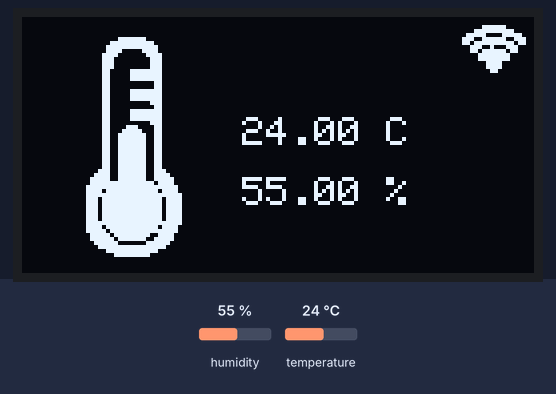
Simulated run of this sketch. Board: ESP32. Parts: 128×64 one-colour display. The inputs (shaded band) are chosen by the test bench; at power-on: humidity 55 %, temperature 24 °C. WiFi joins after 1.5 s; servers stay silent unless stated; what the sketch prints to the serial monitor is not drawn.

Above: at 9.3 s.
9.4 s: humidity set to 22 %
At 11.6 s:
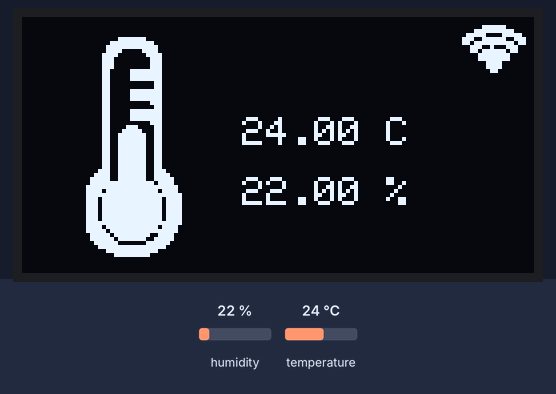
12.0 s: temperature set to 12 °C
At 13.0 s:
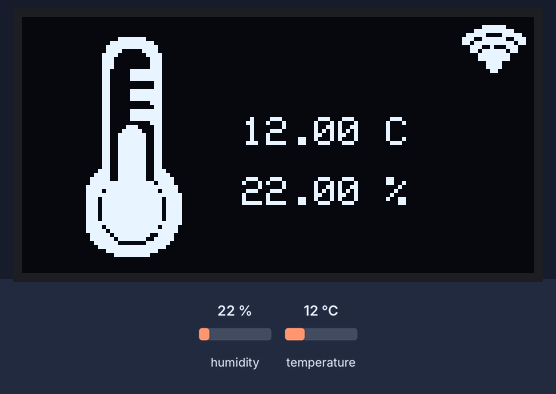
14.6 s: humidity set to 40 %
At 17.2 s:
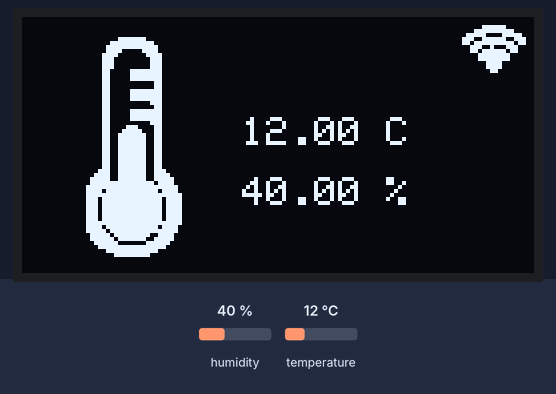
17.7 s: temperature set to 19 °C
At 21.5 s:
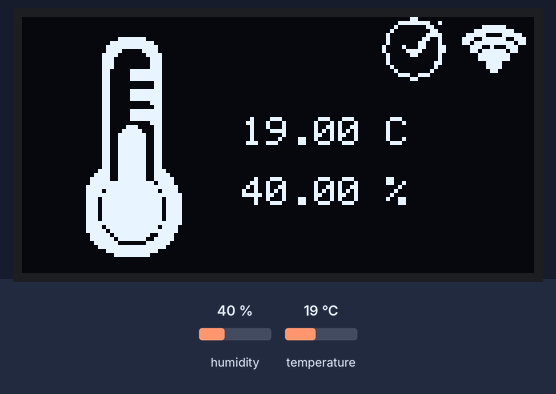
Timing chart, 0 to 23.0 s (numbered marks = the images above; inputs shaded):
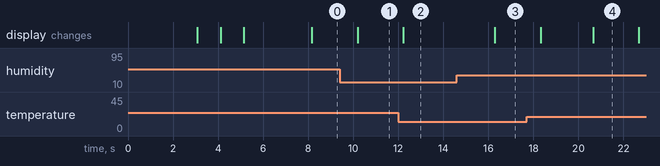

The sketch:

tempmonitoring.ino
```cpp
#include <WiFi.h>
#include "ThingSpeak.h"
#include <SPI.h>
#include <Wire.h>
#include <Adafruit_GFX.h>
#include <Adafruit_SSD1306.h>
#include "DHT.h"

#define DHTPIN 4     // Pin ESP yang tersambung ke pin Data DHT22 (pin 2)
#define DHTTYPE DHT22   // jenis sensor DHT 22  (AM2302), AM2321

DHT dht(DHTPIN, DHTTYPE);

float hum = 0; //variabel untuk menyimpan nilai kelembaban
float temp = 0; // variabel untuk menyimpan nilai suhu
float hic = 0; // heat index dalam celcius

#define SCREEN_WIDTH 128 // OLED display width, in pixels
#define SCREEN_HEIGHT 64 // OLED display height, in pixels
Adafruit_SSD1306 display(SCREEN_WIDTH, SCREEN_HEIGHT, &Wire);

char ssid[] = "Wokwi-GUEST";   // Wokwi Wifi default
char pass[] = "";   //Blank Password
int keyIndex = 0;            // your network key Index number (needed only for WEP)
WiFiClient  client;

unsigned long myChannelNumber = 3015622;
const char * myWriteAPIKey = "6DVGJX7UGAOT9N7K";

unsigned long previousMillis = 0;
const long ts_update_interval = 20000;  //update data setiap 20s

// 'thermometer', 55x55px
const unsigned char thermo [] PROGMEM = {
  0x00, 0x00, 0x00, 0xfe, 0x00, 0x00, 0x00, 0x00, 0x00, 0x03, 0xff, 0x80, 0x00, 0x00, 0x00, 0x00,
  0x07, 0xff, 0xc0, 0x00, 0x00, 0x00, 0x00, 0x07, 0x83, 0xc0, 0x00, 0x00, 0x00, 0x00, 0x0f, 0x01,
  0xe0, 0x00, 0x00, 0x00, 0x00, 0x0e, 0x00, 0xe0, 0x00, 0x00, 0x00, 0x00, 0x0e, 0x00, 0xe0, 0x00,
  0x00, 0x00, 0x00, 0x0e, 0x00, 0xe0, 0x00, 0x00, 0x00, 0x00, 0x0c, 0x1f, 0xe0, 0x00, 0x00, 0x00,
  0x00, 0x0c, 0x1f, 0xe0, 0x00, 0x00, 0x00, 0x00, 0x0c, 0x1f, 0xe0, 0x00, 0x00, 0x00, 0x00, 0x0c,
  0x00, 0x60, 0x00, 0x00, 0x00, 0x00, 0x0c, 0x00, 0x60, 0x00, 0x00, 0x00, 0x00, 0x0c, 0x1f, 0xe0,
  0x00, 0x00, 0x00, 0x00, 0x0c, 0x1f, 0xe0, 0x00, 0x00, 0x00, 0x00, 0x0c, 0x1f, 0xe0, 0x00, 0x00,
  0x00, 0x00, 0x0c, 0x00, 0xe0, 0x00, 0x00, 0x00, 0x00, 0x0c, 0x00, 0x60, 0x00, 0x00, 0x00, 0x00,
  0x0c, 0x1f, 0xe0, 0x00, 0x00, 0x00, 0x00, 0x0c, 0x1f, 0xe0, 0x00, 0x00, 0x00, 0x00, 0x0c, 0x1f,
  0xe0, 0x00, 0x00, 0x00, 0x00, 0x0c, 0x00, 0xe0, 0x00, 0x00, 0x00, 0x00, 0x0c, 0x38, 0x60, 0x00,
  0x00, 0x00, 0x00, 0x0c, 0x7c, 0x60, 0x00, 0x00, 0x00, 0x00, 0x0c, 0xfe, 0x60, 0x00, 0x00, 0x00,
  0x00, 0x0c, 0xfe, 0x60, 0x00, 0x00, 0x00, 0x00, 0x0c, 0xfe, 0x60, 0x00, 0x00, 0x00, 0x00, 0x0c,
  0xfe, 0x60, 0x00, 0x00, 0x00, 0x00, 0x0c, 0xfe, 0x60, 0x00, 0x00, 0x00, 0x00, 0x0c, 0xfe, 0x60,
  0x00, 0x00, 0x00, 0x00, 0x0c, 0xfe, 0x60, 0x00, 0x00, 0x00, 0x00, 0x0c, 0xfe, 0x60, 0x00, 0x00,
  0x00, 0x00, 0x0c, 0xfe, 0x60, 0x00, 0x00, 0x00, 0x00, 0x1c, 0xfe, 0x70, 0x00, 0x00, 0x00, 0x00,
  0x3c, 0xfe, 0x78, 0x00, 0x00, 0x00, 0x00, 0x7c, 0xfe, 0x7c, 0x00, 0x00, 0x00, 0x00, 0x7f, 0xff,
  0xbc, 0x00, 0x00, 0x00, 0x00, 0xff, 0xff, 0xfe, 0x00, 0x00, 0x00, 0x00, 0xf7, 0xff, 0xde, 0x00,
  0x00, 0x00, 0x00, 0xff, 0xff, 0xff, 0x00, 0x00, 0x00, 0x00, 0xef, 0xff, 0xef, 0x00, 0x00, 0x00,
  0x00, 0xef, 0xff, 0xef, 0x00, 0x00, 0x00, 0x00, 0xef, 0xff, 0xef, 0x00, 0x00, 0x00, 0x00, 0xef,
  0xff, 0xef, 0x00, 0x00, 0x00, 0x00, 0xef, 0xff, 0xef, 0x00, 0x00, 0x00, 0x00, 0xef, 0xff, 0xef,
  0x00, 0x00, 0x00, 0x00, 0xff, 0xff, 0xff, 0x00, 0x00, 0x00, 0x00, 0xf7, 0xff, 0xde, 0x00, 0x00,
  0x00, 0x00, 0xfb, 0xff, 0xfe, 0x00, 0x00, 0x00, 0x00, 0x7d, 0xff, 0x3c, 0x00, 0x00, 0x00, 0x00,
  0x7e, 0xfe, 0x7c, 0x00, 0x00, 0x00, 0x00, 0x3f, 0x01, 0xf8, 0x00, 0x00, 0x00, 0x00, 0x1f, 0xff,
  0xf0, 0x00, 0x00, 0x00, 0x00, 0x07, 0xff, 0xc0, 0x00, 0x00, 0x00, 0x00, 0x01, 0xff, 0x00, 0x00,
  0x00
};

// 'wifi connected', 16x16px
const unsigned char wifi_icon [] PROGMEM = {
  0x00, 0x00, 0x00, 0x00, 0x07, 0xe0, 0x1f, 0xf8, 0x7c, 0x3e, 0xe7, 0xe7, 0xdf, 0xfb, 0x39, 0x1c,
  0x37, 0xec, 0x0f, 0xf0, 0x0f, 0xf0, 0x03, 0xc0, 0x03, 0xc0, 0x01, 0x80, 0x00, 0x00, 0x00, 0x00
};

// 'wifi disconnected', 16x16px
const unsigned char wifi_dc [] PROGMEM = {
	0x00, 0x00, 0x00, 0x04, 0x03, 0xce, 0x1f, 0xdc, 0x7f, 0xba, 0xf8, 0x77, 0x60, 0xe6, 0x05, 0xc0,
	0x0b, 0xb0, 0x07, 0x70, 0x0e, 0x20, 0x1c, 0x00, 0x1b, 0x80, 0x03, 0xc0, 0x01, 0x80, 0x00, 0x00
};

const unsigned char Update_OK [] PROGMEM = {
	0x01, 0x80, 0x0f, 0xf2, 0x10, 0x18, 0x20, 0x0c, 0x40, 0x1e, 0x40, 0x32, 0x40, 0x62, 0x84, 0x63,
	0x83, 0xc3, 0x41, 0x82, 0x40, 0x02, 0x40, 0x06, 0x20, 0x04, 0x10, 0x08, 0x0e, 0x70, 0x01, 0x80
};

const unsigned char Update_NOK [] PROGMEM = {
	0x01, 0x80, 0x0e, 0x70, 0x10, 0x08, 0x20, 0x04, 0x48, 0x32, 0x44, 0x62, 0xc2, 0xc2, 0x81, 0x82,
	0x83, 0x82, 0xc6, 0x42, 0x4c, 0x22, 0x48, 0x16, 0x20, 0x04, 0x10, 0x18, 0x0e, 0xf0, 0x01, 0x80
};

void setup() {
  Serial.begin(9600);
  Serial.println(F("Temp & Humid Monitoring System"));
  dht.begin();

  // SSD1306_SWITCHCAPVCC = generate display voltage from 3.3V internally
  if(!display.begin(SSD1306_SWITCHCAPVCC, 0x3C)) {
    Serial.println(F("SSD1306 allocation failed"));
    for(;;);
  }

  // just intro
  display.clearDisplay();
  display.setTextColor(WHITE);
  display.setTextSize(1);
  display.setCursor(38,20);  display.println(F("ThinkSpeak"));
  display.setCursor(25,35);  display.println(F("Temp-Hum Monitor"));
  display.display(); //tampilkan data
  delay(3000);
  WiFi.mode(WIFI_STA);
  ThingSpeak.begin(client);  // Initialize ThingSpeak
  ConnectWIFI();
}

void loop() {
  hum = dht.readHumidity();
  temp = dht.readTemperature(); // membaca suhu dalam Celsius

  // temp = dht.readTemperature(true);  //suhu dalam Fahrenheit

  // Check if any reads failed and exit early (to try again).
  if (isnan(hum) || isnan(temp)) {
    Serial.println(F("Gagal mendapat data dari sensor DHT!"));
    return;
  }

  // Compute heat index in Fahrenheit (the default)
  // float hif = dht.computeHeatIndex(f, h);

  // Compute heat index in Celsius (isFahreheit = false)
  hic = dht.computeHeatIndex(temp, hum, false);
  //Serial.print(F("Kelembaban: "));Serial.print(hum); Serial.print(F("%  "));
  //Serial.print(F("Suhu: "));  Serial.print(temp);   Serial.print(F("°C  "));
  //Serial.print(F("Heat index: ")); Serial.print(hic); Serial.println(F("°C "));
  //Serial.print(F("Heat index: ")); Serial.print(hif); Serial.println(F("°F "));

  display.clearDisplay();
  display.drawBitmap(0, 5, thermo, 55, 55, WHITE);
  display.setTextSize(1);
  display.setCursor(55,25);  display.print(temp); display.print(" C");
  display.setCursor(55,40);  display.print(hum);  display.print(" %");

  if(WiFi.status() != WL_CONNECTED){
    display.drawBitmap(110, 0, wifi_dc, 16, 16, WHITE);
  }else{
    display.drawBitmap(110, 0, wifi_icon, 16, 16, WHITE);
  }


  unsigned long currentMillis = millis();
  if (currentMillis - previousMillis >= ts_update_interval) {
    previousMillis = currentMillis;
    if(WiFi.status() != WL_CONNECTED){
        Serial.print("Attempting to connect to SSID: ");
        Serial.println(ssid);
        WiFi.begin(ssid, pass);
        int i=0;
        while (WiFi.status() != WL_CONNECTED) {
          delay(500);
          Serial.print(".");
          ++i;

          if (i==20){
            i=0;
            Serial.println("\n Failed to Connect.");
            break;
          }
        }
    }

    ThingSpeak.setField(1, hum);  //field humidity
    ThingSpeak.setField(2, temp); //field temperature
    ThingSpeak.setField(3, hic);  //field heat_index

    // write to the ThingSpeak channel
    int x = ThingSpeak.writeFields(myChannelNumber, myWriteAPIKey);
    if(x == 200){
      Serial.println("Sukses Update Chanel.");
      display.drawBitmap(90, 0, Update_OK, 16, 16, WHITE);
    }else{
      Serial.println("Update Chanel Bermasalah. HTTP error code " + String(x));
      display.drawBitmap(90, 0, Update_NOK, 16, 16, WHITE);
    }
  }

  display.display();
  delay(2000);
}


void ConnectWIFI(){
  if(WiFi.status() != WL_CONNECTED){
    Serial.print("Attempting to connect to SSID: ");
    Serial.println(ssid);
    //WiFi.mode(WIFI_STA);
    WiFi.begin(ssid, pass); //Untuk Simulasi >> Spesifik channel 6
    int i=0;
    int a=0;
    while(WiFi.status() != WL_CONNECTED){
      Serial.print(".");
      display.clearDisplay();
      display.setTextSize(1);
      if (a==0){
        display.drawBitmap(52, 15, wifi_icon, 16, 16, WHITE);
        a=1;

      }else{
        display.drawBitmap(52, 15, wifi_icon, 16, 16, BLACK);
        a=0;
      }
      display.setCursor(25,38);display.print("Connecting ...");
      display.display();
      delay(1000);
      ++i;
      if (i==30){
        i=0;
        Serial.println("\n Failed to Connect.");
        break;
      }
    }

    if(WiFi.status() == WL_CONNECTED){
      Serial.println("\n Connected!");
      display.clearDisplay();
      display.setTextSize(1);
      display.drawBitmap(52, 15, wifi_icon, 16, 16, WHITE);
      display.setCursor(33,38);display.print("Connected!");
      display.display();
    }else{
      display.clearDisplay();
      display.setTextSize(1);
      display.drawBitmap(52, 15, wifi_dc, 16, 16, WHITE);
      display.setCursor(20,38);display.print("Wifi Connection");
      display.setCursor(36,48);display.print("Failed!");
      display.display();
    }
    delay(3000);
  }
}
```

Measured:
- after the input at 9.4 s, the display: changes after 0.80 s (image 1)
- after the input at 12.0 s, the display: changes after 0.23 s (image 2)
- after the input at 14.6 s, the display: changes after 1.7 s (image 3)
- after the input at 17.7 s, the display: first changes after 0.62 s (image 4 shows a later state)
